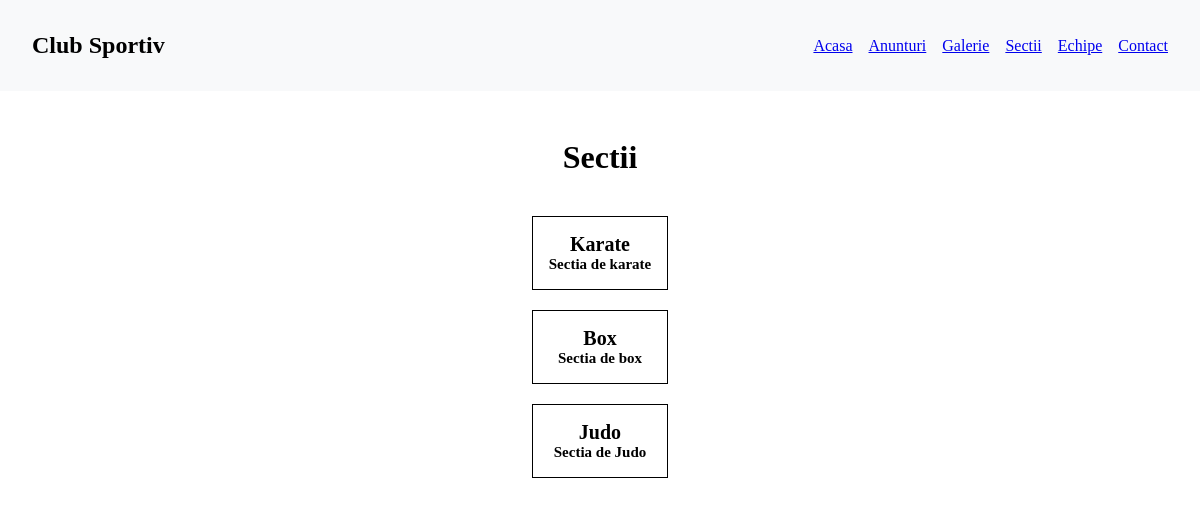
/pages/departments/departments.php, run on the app's committed database.
### tables this page shows
CREATE TABLE `departments` (
  `id` int(11) NOT NULL,
  `name` varchar(255) NOT NULL,
  `description` text NOT NULL,
  `creation_date` datetime NOT NULL DEFAULT current_timestamp()
);

### scripts/get_departments.php (the view, shortened to what this page needs)
<?php
    include ROOT_PATH . 'includes/db.php';
    $sql = "SELECT * FROM departments";
    try {
        $result = mysqli_query($conn, $sql);
        if (mysqli_num_rows ($result) > 0) {
            while ($row = mysqli_fetch_assoc($result)) {
                echo "<div class='container__content__departments__dep'>";
                echo "<h2 class='container__content__departments__dep__name'>" . $row["name"] . "</h2>";
                echo "<p class='container__content__departments__dep__description'>" . $row["description"] . "</p>";
                echo "</div>";
            }
        } else {
            echo "0 results";
        }
    } catch (mysqli_sql_exception $e) {
        echo "Query failed: " . $e->getMessage();
    }
?>

### css/style.css (style rules this page uses)
* { margin: 0; padding: 0; box-sizing: border-box; }

### pages/departments/departments.css (style rules this page uses)
.container__content__departments__dep { display: flex; flex-direction: column; justify-content: center; align-items: center; margin-top: 20px; border: 1px solid black; padding: 1rem; width: 100%; }
.container__content__departments__dep__name { font-size: 20px; font-weight: bold; text-align: center; }
.container__content__departments__dep__description { font-size: 15px; font-weight: bold; text-align: center; }

### data on the page
departments: name "Karate", description "Sectia de karate"
departments: name "Box", description "Sectia de box"
departments: name "Judo", description "Sectia de Judo"
